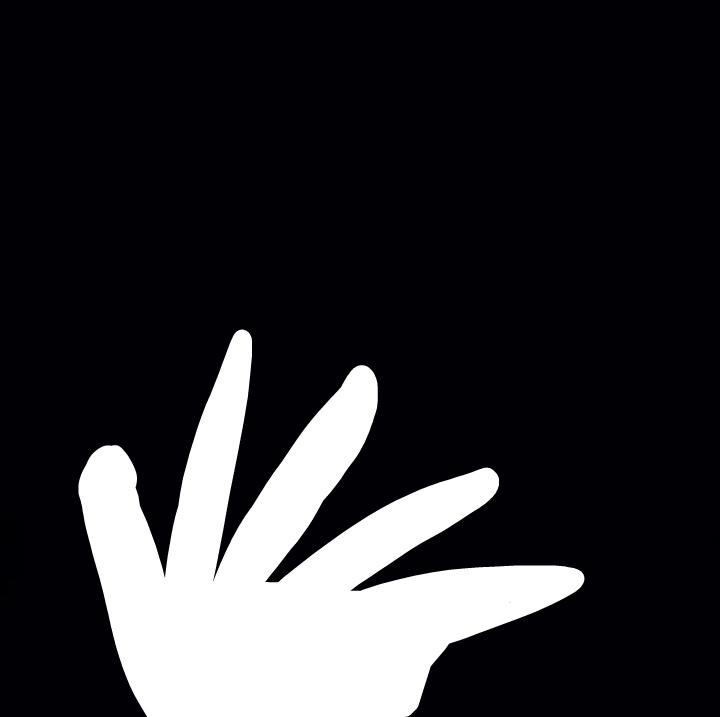
//> input picture 7.2.6凸包检测/source/img.jpg, 720 x 717 px
$ ./main   (built with g++ and OpenCV 4)
//> lines starting //> are read from the running program, lines starting //| are printed output that depends on the picture; after the words box and inside, x2 and y2 are one past the last pixel; in counts of white or black regions, pixels touching at a corner belong together
#include <iostream>
#include<opencv4/opencv2/core/core.hpp>
#include<opencv4/opencv2/highgui.hpp>
#include<opencv4/opencv2/opencv.hpp>
using namespace std;
using namespace cv;
int main() {
    Mat a = imread("../../7.2.6凸包检测/source/img.jpg",IMREAD_GRAYSCALE);
//> a: 717 rows x 720 cols, CV_8UC1; min 0, max 255, mean 45.9
    Mat img1,img2;
    a.copyTo(img1);
    a.copyTo(img2);
    imshow("a",a);

    //边缘检测
    Mat canny;
    Canny(a,canny,80,160,3,false);
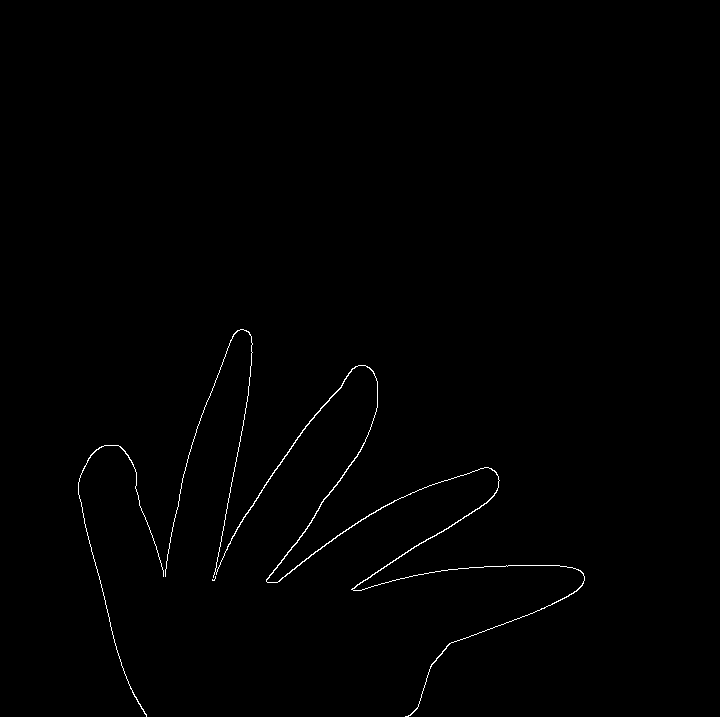
//> canny: 717 rows x 720 cols, CV_8UC1; 0.53% white in thin lines or dots, all inside (x1, y1, x2, y2) = (78, 329, 585, 717)
    imshow("canny",canny);

    //膨胀运算,将细小缝隙填补
    Mat kernel = getStructuringElement(0,Size(3,3));
    dilate(canny,canny,kernel);
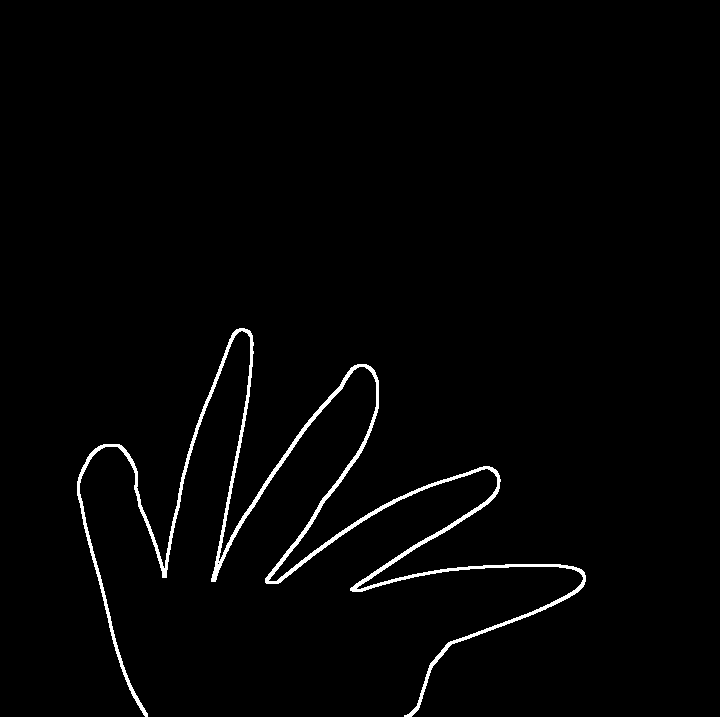
//> canny: 717 rows x 720 cols, CV_8UC1; 1.7% white; 1 white region

    //轮廓发现与绘制
    vector<vector<Point>> contours; //轮廓
    vector<Vec4i> hierarchy; //存放轮廓结构变量
    findContours(canny,contours,hierarchy,0,2,Point());
//> contours = 1 contour; box (x1, y1, x2, y2) and area: (77, 328, 586, 717) 6720

    //寻找轮廓的外接矩阵
    for (int n = 0; n < contours.size(); n++)
    {
        //最大外接矩阵
        Rect rect = boundingRect(contours[n]);
        rectangle(img1, rect, Scalar(255, 255, 255), 2, 8, 0);

        //最小外接矩阵
        RotatedRect rrect= minAreaRect(contours[n]);
        Point2f points[4];
        rrect.points(points);//读取最小外接矩阵的四个顶点
        Point2f cpt=rrect.center;//最小外接矩阵的中心
        //绘制旋转矩阵与中心位置
        for(int i=0;i<4;i++){
            if(i==3){
                line(img2,points[i],points[0],Scalar(255,255,255),2,8,0);
                break;
            }
            line(img2,points[i],points[i+1],Scalar(255,255,255),2,8,0);
        }
        //绘制矩阵中心
        circle(img2,cpt,2,Scalar(255,255,255),-1,8,0);

    }
//> this loop made 1 pass
//> (rect, rrect) on pass 1: (Rect(77, 328, 509, 389), centre (291.4, 557.6), size (428.6, 420.9), angle -40.2)
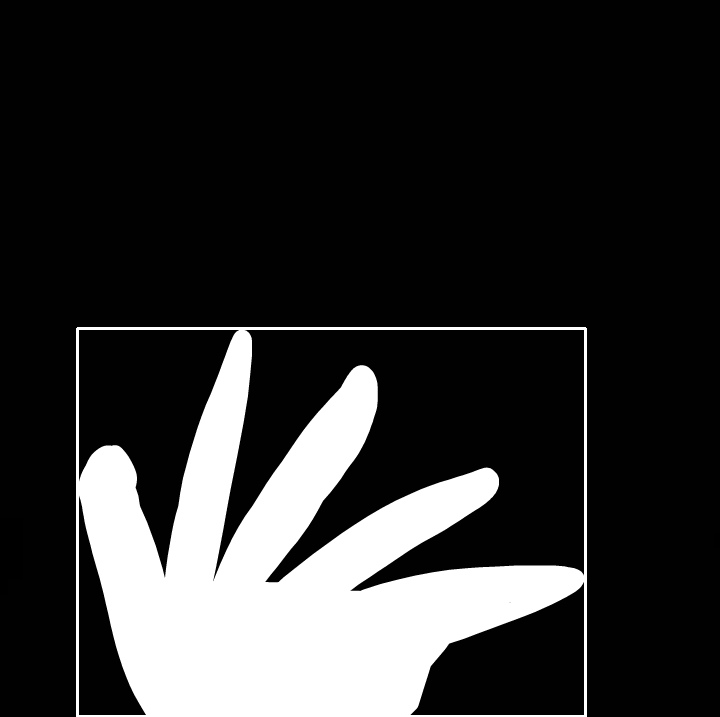
//> img1: 717 rows x 720 cols, CV_8UC1; min 0, max 255, mean 48
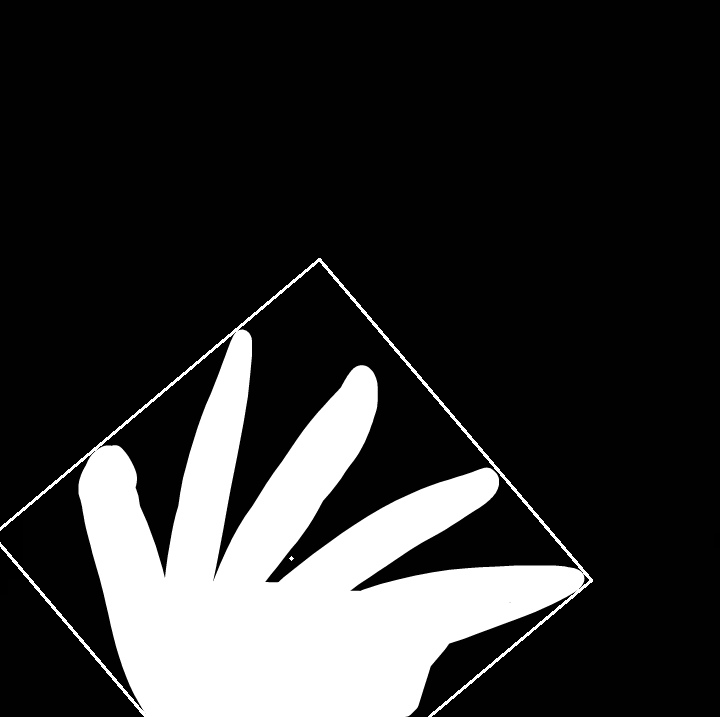
//> img2: 717 rows x 720 cols, CV_8UC1; min 0, max 255, mean 47.9

    imshow("img1",img1);
    imshow("img2",img2);

    waitKey(0);
    return 0;
}
